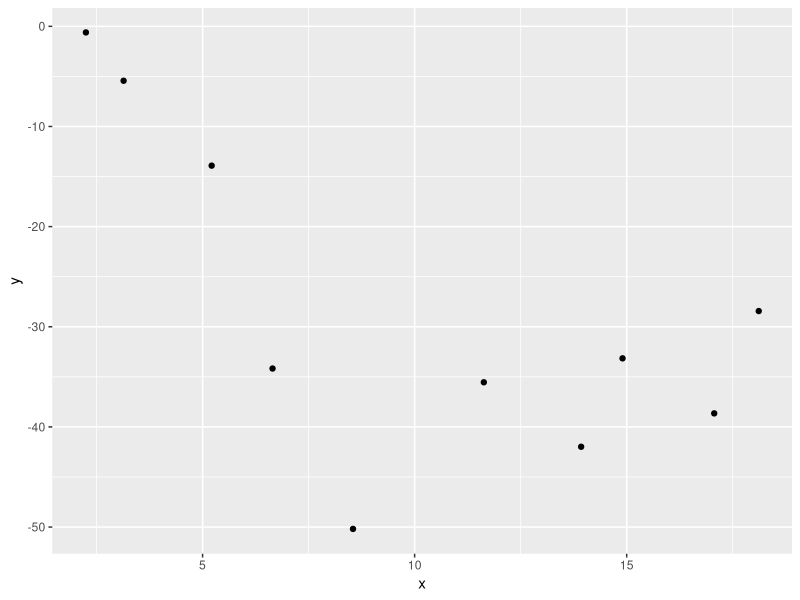
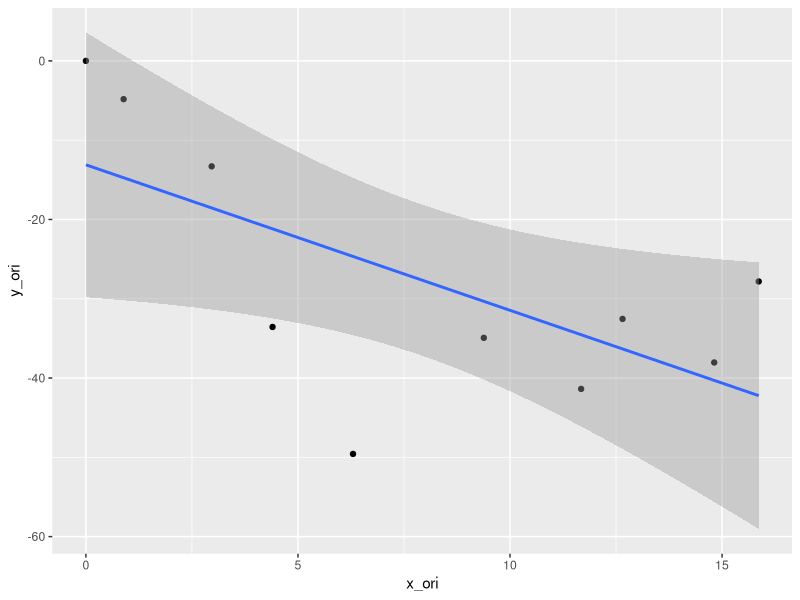

The R source for these figures, in order:
library(tidyverse)

## 乱数を発生させてデータテーブルを作る
x = cumsum(rnorm(10, 2, 1))
y = cumsum(rnorm(10, 2, 10))
df <- tibble::tibble(x, y)

# 原点からの距離が最小となるx, y座標を返す関数
min_dist_xy <- function(x, y){
  dist <- sqrt(x**2 + y**2)
  min_dist_index <- which(dist == min(dist))
  return(c(x[min_dist_index], y[min_dist_index]))
}

mx <- min_dist_xy(x, y)[[1]]
my <- min_dist_xy(x, y)[[2]]

#　原点に並行移動
(df <- 
  df %>% 
  mutate(x_ori = x - mx, 
         y_ori =y - my
         )
)

# 元のxy座標
ggplot(df, aes(x, y)) + 
  geom_point()

# 原点に平行移動したことを確認
ggplot(df, aes(x_ori, y_ori)) + 
  geom_point() + 
  geom_smooth(method = "lm")
